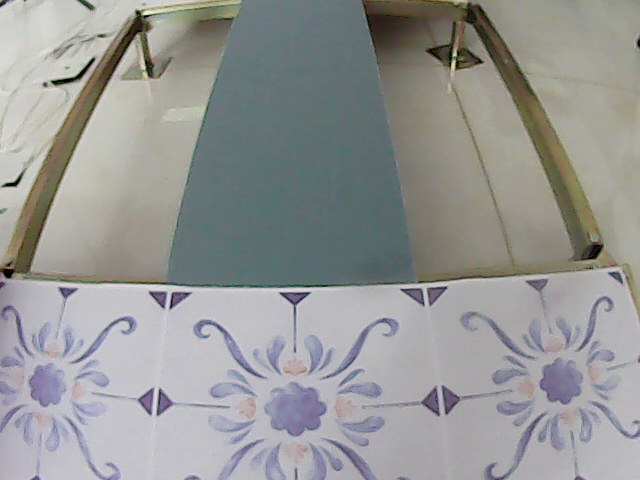
#> input picture images/task2/1.jpg, 640 x 480 px, found by its file name; its folder holds only this picture in this run
$ python detect_bridge_task2.py
#> lines starting #> are read from the running program, lines starting #| are printed output that depends on the picture; after the words box and inside, x2 and y2 are one past the last pixel; in counts of white or black regions, pixels touching at a corner belong together
#> further down, readimg is the input picture: shape (480, 640, 3); mean B, G, R 149.2, 150.3, 149.6
import cv2
import numpy as np
import math


def detect_bridge(readimg):

    # 设置HSV阈值
    # 注意:这里的HSV阈值应设定较大范围，以提高鲁棒性
    greenLower = (65, 19, 74)
    greenUpper = (117, 255, 135)

    # 利用高斯滤波的线性，这几个部分前后顺序可以调换
    blurImg = cv2.GaussianBlur(readimg, (11,11), 0)
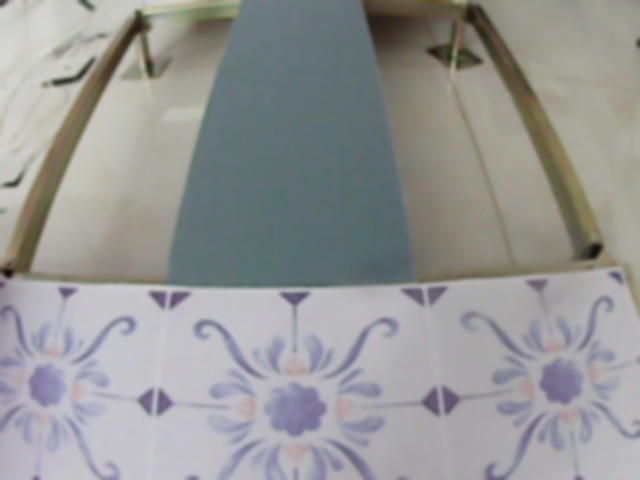
#> blurImg: shape (480, 640, 3); mean B, G, R 149.2, 150.3, 149.6

    # 转换为hsv色彩空间
    hsvImg = cv2.cvtColor(blurImg, cv2.COLOR_BGR2HSV)
#> hsvImg: shape (480, 640, 3); mean H, S, V 78, 26.9, 156.3

    # 获取二值图
    mask1 = cv2.inRange(hsvImg, greenLower, greenUpper)
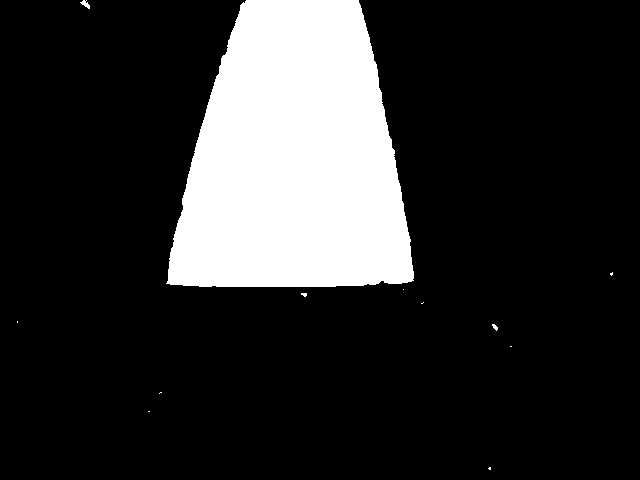
#> mask1: shape (480, 640); 17.8% white; 12 white regions (9 under 20 px), largest, box (x1, y1, x2, y2) and area: (166, 0, 414, 287) 54629, (80, 0, 90, 9) 44, (492, 324, 498, 331) 24

    # 去除一些杂乱区域（地板的花边）
    kernel = np.ones((5, 5), np.uint8)
    mask2 = cv2.erode(mask1, kernel)
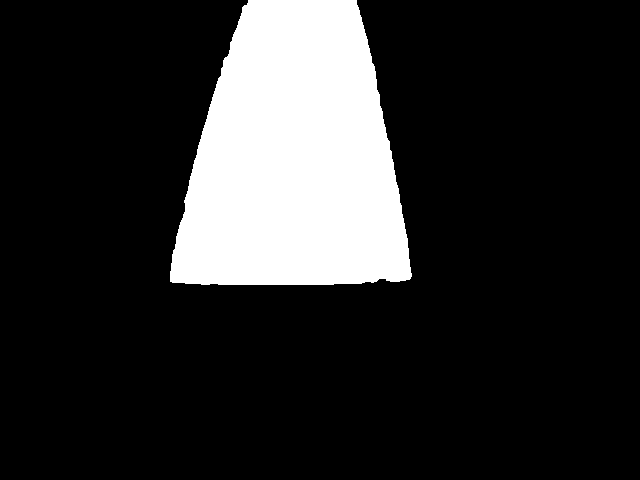
#> mask2: shape (480, 640); 17.1% white; 1 white region, box (x1, y1, x2, y2) and area: (170, 0, 412, 285) 52684
    mask3 = cv2.dilate(mask2, kernel, iterations=1)
#> mask3: shape (480, 640); 17.8% white; 1 white region, box (x1, y1, x2, y2) and area: (168, 0, 414, 287) 54606

    # 获得图像边缘坐标
    edge = cv2.Canny(mask3, 40, 80)
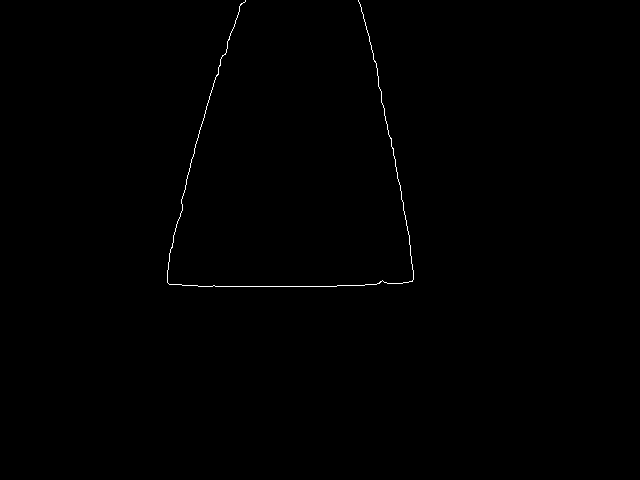
#> edge: shape (480, 640); 0.27% white in thin lines or dots, all inside (x1, y1, x2, y2) = (167, 0, 414, 287)
    # cv2.imshow("orgedge",edge)

    # 这里contours是一个二维数组，需要进行转化输入boundingRect
    contours , hierarchy = cv2.findContours(edge, cv2.RETR_TREE, cv2.CHAIN_APPROX_SIMPLE)
#> contours = 1 contour, all with area under 20

    # 通过判断矩形的大小，去除雪花噪点
    x,y,w,h = 0,0,0,0
    for i in range(len(contours)):
        x,y,w,h = cv2.boundingRect(contours[i])
        if w*h < 1000:
            cv2.drawContours(edge, [contours[i]], -1, (0,0,0), thickness=1)
#> this loop made 1 pass
#> (x, y, w, h) on pass 1: (167, 0, 247, 287)

    # 取新的边缘进行计算，将过去的边缘去除
    contours , hierarchy = cv2.findContours(edge, cv2.RETR_LIST, cv2.CHAIN_APPROX_SIMPLE)


    # 这里没取反，首先反着取，之后调整
    # 命名的逻辑是 max_x max_y代表最右侧的点(因为手头图片都是最大值在右侧) min_x min_y对应左边的点，因为x最小值对应桥头最左边的点
    max_x = x
#> max_x = 167
    max_y = y
#> max_y = 0
    min_x = x + w
#> min_x = 414
    min_y = y + h
#> min_y = 287

    # contours存储方式：四维list 第一个值是轮廓的数，也就是第几个轮廓 第二个值是第几个点 第三个和第四个值分别是x和y
    for i in range(len(contours)):
        for j in range(len(contours[i])):
            # max对应最右边的点 min对应最左边的点
            max = np.max(contours[i][j], axis=0)
            min = np.min(contours[i][j], axis=0)
            if max[1] + max[0] >= max_y + max_x:
                max_x = max[0]
                max_y = max[1]

            if min[1] - min[0] >= min_y - min_x:
                min_x = min[0]
                min_y = min[1]  # 这一步没错！这是要取那一个contour组里面y的对应的值
#> this loop made 1 pass
#> after the loop, max_x = 412; max_y = 281; min_x = 167; min_y = 282


    # 画条线检查一下
    cv2.line(readimg, (min_x,min_y) , (max_x,max_y), (255,0,0), 3)
    cv2.drawContours(readimg, contours, -1, (0,0,255), thickness=2)
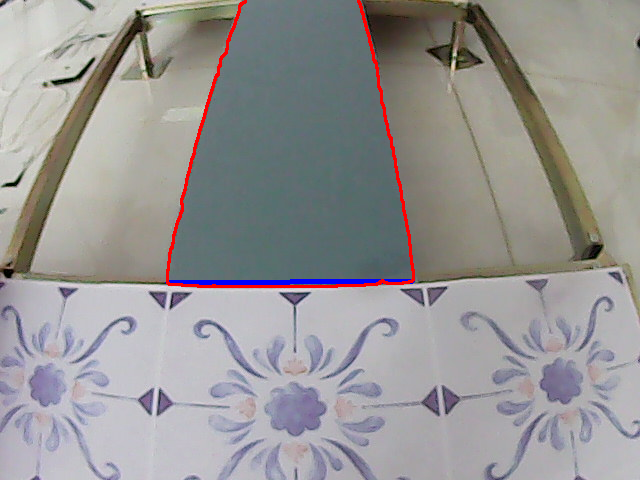
#> readimg: shape (480, 640, 3); mean B, G, R 148.7, 148.9, 150.7

    # 计算两点距离
    distance = math.sqrt(pow((max_x-min_x), 2) + pow((max_y-min_y), 2))
#> distance = 245
    print("min_x: %d min_y: %d max_x: %d max_y: %d distance: %.2f" % (min_x , min_y, max_x, max_y, distance))
#| min_x: 167 min_y: 282 max_x: 412 max_y: 281 distance: 245.00

    # 检查区
    cv2.imshow("newedge",edge)
    cv2.imshow("bridge",readimg)
    cv2.waitKey(0)

    return min_x , min_y, max_x, max_y, distance


if __name__ == "__main__":

    # 打开已创建文件
    file = open("images/task2/detect_bridge.txt",'w')

    # 分别代表 左侧点x值 左侧点y值 右侧点x值 右侧点y值 距离
    print("x_l y_l x_r y_r d", file=file)

    for i in range(1,6):

        ans = []

        # 取文件名
        filename = "images/task2/%d.jpg"%i

        # 读取图片
        readimg = cv2.imread(filename=filename)

        # 进行检测 并返回距离
        ans = detect_bridge(readimg)
#> ans = (167, 282, 412, 281, 245)
#> (the run stopped early here; a loop or call above may not have finished)
